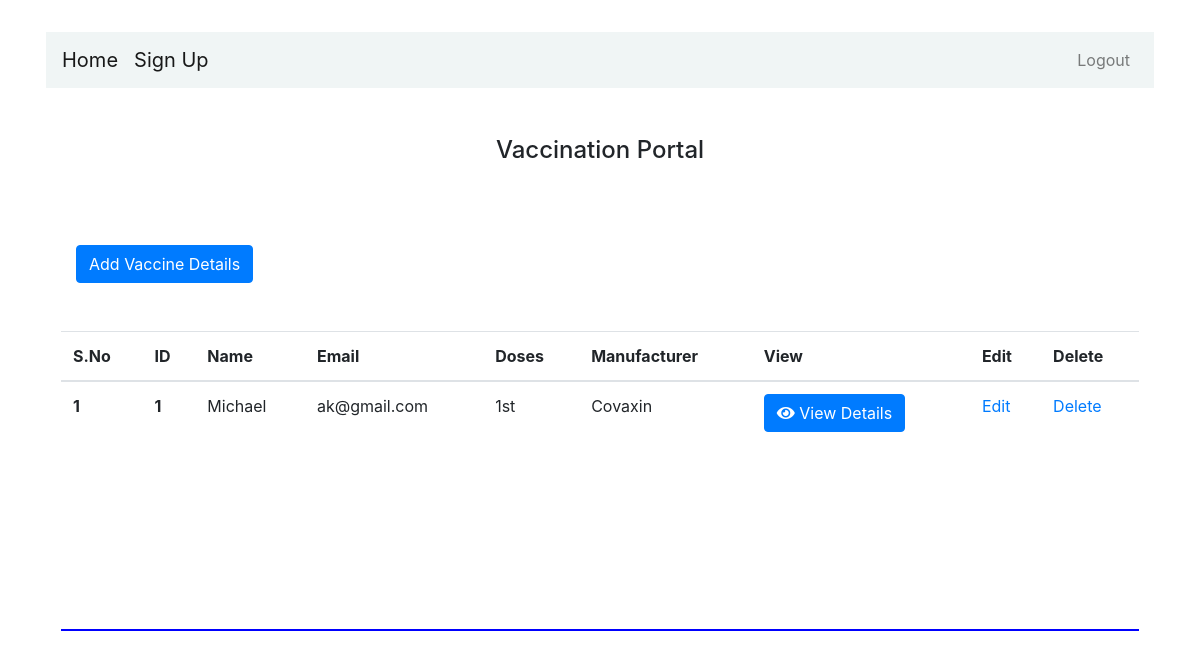
Before: /dashboard/ (signed in) with the older database file.
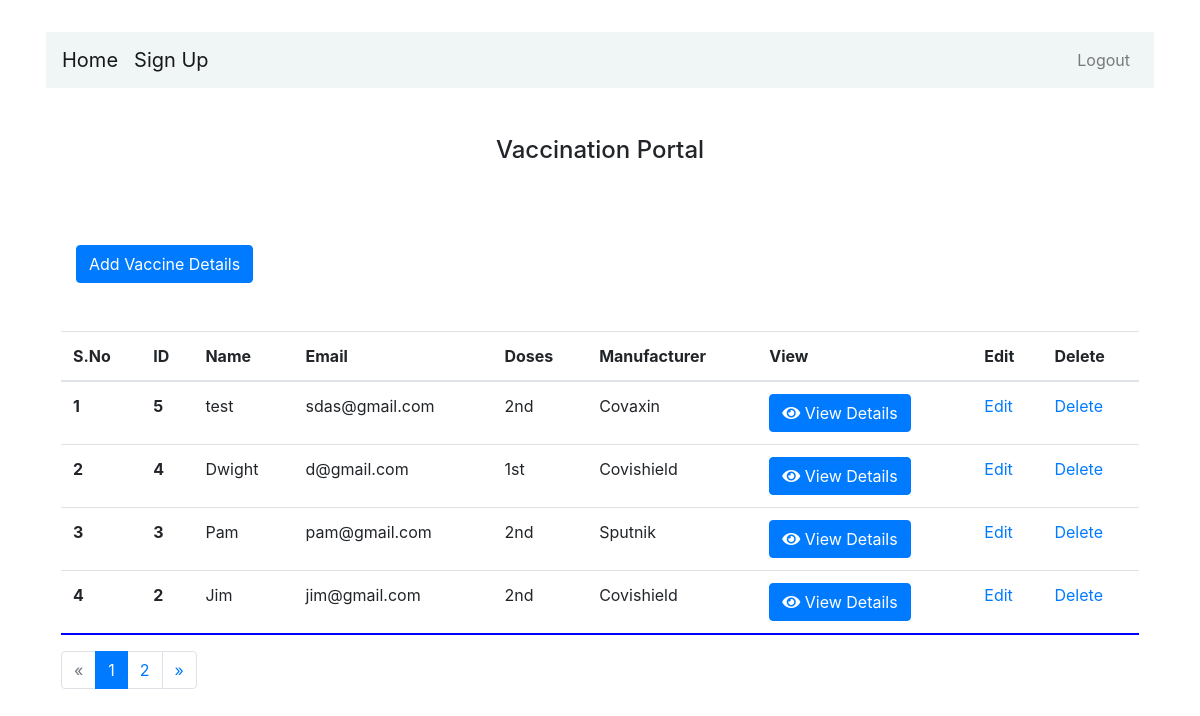
After: the same page with the newer database file.
### portal/models.py (models this page shows, shortened)
class Person(models.Model):
    manufacturers = [
        ('Covaxin', 'Covaxin (Bharat Biotech)'),
        ('Covishield', 'Covishield (Serum Institute of India)'),
        ('Sputnik', 'Sputnik V'),
    ]
    doses = [
        ('1st', 'First Dose'),
        ('2nd', 'Second Dose'),
    ]
    name = models.CharField(max_length=500, verbose_name='First Name')
    fname = models.CharField(max_length=500, verbose_name="Father's Name")
    lname = models.CharField(max_length=500, verbose_name="Surname")
    dob = models.DateField(auto_now_add=False, verbose_name='Date of Birth')
    address = models.CharField(max_length=500)
    city = models.CharField(max_length=50)
    state = models.CharField(max_length=50)
    pin = models.CharField(max_length=50)
    phone = models.IntegerField()
    email = models.EmailField(max_length=254)
    manufacturers = models.CharField(max_length=50, choices=manufacturers)
    doses = models.CharField(max_length=50, choices=doses)
    dov = models.DateField(auto_now_add=False, verbose_name='Date of Vaccination')

### portal/views.py (the view)
# urls.py: path('dashboard/', views.dashboard, name='dashboard'),
def dashboard(request):
    person_object = Person.objects.all().order_by('-id')
    paginator = Paginator(person_object, 4)
    page = request.GET.get('page')
    try:
        persons = paginator.page(page)
    except PageNotAnInteger:
        persons = paginator.page(1)
    except EmptyPage:
        persons = paginator.page(paginator.num_pages)
    context = {'person_object': person_object, 'persons': persons}
    return render(request, 'dashboard.html', context)

### portal/templates/dashboard.html (shortened to what this page needs)
{% extends 'base.html' %}
{% block content %}
    {% if user.is_authenticated %}
        <div class="col-lg-12">
        <div class="container">
        <div class="row">
        <div class="col-lg-12">
        <div class="row">
        <div class="col-lg-12 text-center mt-5">
        <h4>Vaccination Portal</h4> <br>
        </div>
        <div class="col-lg-6 mt-5 mb-5">
        <a href="{% url 'add_vaccine_details' %}" class="btn btn-primary">Add Vaccine Details</a>
        </div>
        <div class="col-lg-6"></div>
        </div>
        </div>
        <table class="table table-hover" style="height:300px; overflow-y:scroll; border-bottom:2px blue solid;">
      <thead>
        <tr>
            <th scope="col">S.No</th>
            <th scope="col">ID</th>
            <th scope="col">Name</th>
            <th scope="col">Email</th>
            <th scope="col">Doses</th>
            <th scope="col">Manufacturer</th>
            <th scope="col">View</th>
            <th scope="col">Edit</th>
            <th scope="col">Delete</th>
        </tr>
      </thead>
      <tbody>
        {% for i in persons %}
        <tr>
          <th scope="row">{{forloop.counter}}</th>
          <th scope="row">{{i.id}}</th>
          <td>{{i.name}}</td>
          <td>{{i.email}}</td>
          <td>{{i.doses}}</td>
          <td>{{i.manufacturers}}</td>
          <td><button type="button" class="btn btn-primary" data-toggle="modal" data-target="#demo{{i.id}}">
    <i class="fa fa-eye" aria-hidden="true"></i> View Details
    </button></td>
            <td><a href="{%  url 'update-details' i.id %}">Edit</a></td>
            <td><a href="{%  url 'delete-details' i.id %}">Delete</a></td>
        </tr>
        {% endfor %}
      </tbody>
    </table>
    <nav aria-label="Page navigation example text-center">
    {% if persons.has_other_pages %}
      <ul class="pagination">
        {% if persons.has_previous %}
          <li class="page-item"><a class="page-link" href="?page={{ persons.previous_page_number }}">&laquo;</a></li>
        {% else %}
          <li class="disabled page-item"><span class="page-link">&laquo;</span></li>
        {% endif %}
        {% for i in persons.paginator.page_range %}
          {% if persons.number == i %}
            <li class="page-item active"><span class="page-link">{{ i }} <span class="sr-only">(current)</span></span></li>
          {% else %}
            <li class="page-item"><a class="page-link" href="?page={{ i }}">{{ i }}</a></li>
          {% endif %}
        {% endfor %}
        {% if persons.has_next %}
          <li class="page-item"><a class="page-link" href="?page={{ persons.next_page_number }}">&raquo;</a></li>
        {% else %}
          <li class="page-item disabled"><span>&raquo;</span></li>
        {% endif %}
      </ul>
    {% endif %}
    </nav>
        </div>
        </div>
        </div>
    {% else %}
        <a class="btn btn-primary btn-lg" href="{% url 'login' %}" role="button">Log In</a>
        <p>You are not logged in</p>
        <a href="{% url 'login' %}">Log In</a>
    {% endif %}
{% endblock %}

Changed rows visible on the page:
no longer on this page (row unchanged): Person: id "1", name "Michael", email "ak@gmail.com", doses "1st", manufacturers "Covaxin"
added Person: id "5", name "test", email "sdas@gmail.com", doses "2nd", manufacturers "Covaxin"
added Person: id "4", name "Dwight", email "d@gmail.com", doses "1st", manufacturers "Covishield"
added Person: id "3", name "Pam", email "pam@gmail.com", doses "2nd", manufacturers "Sputnik"
added Person: id "2", name "Jim", email "jim@gmail.com", doses "2nd", manufacturers "Covishield"
Other visible differences:
new list line: "1"
new list line: "2"
